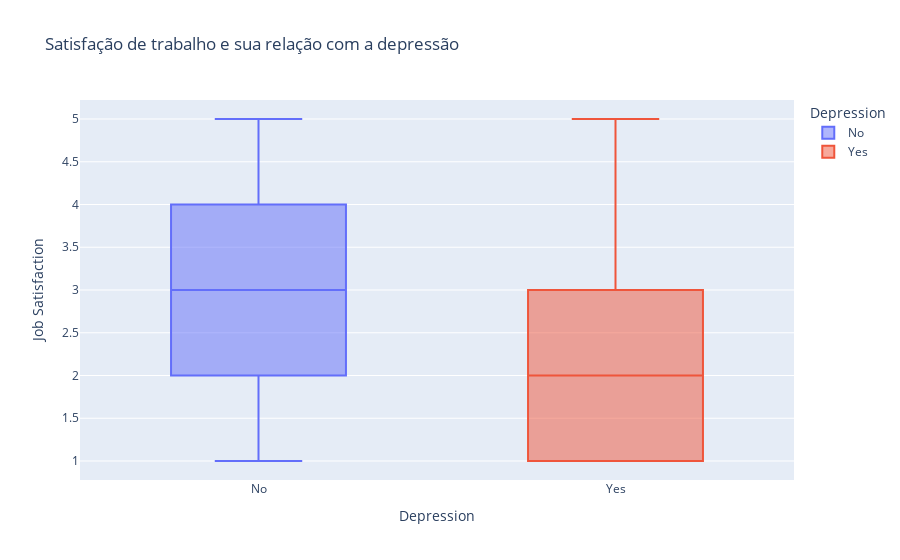

The notebook cell saved with this chart:
### Code cell
px.box(df, x="Depression", y="Job Satisfaction", color="Depression", title="Satisfação de trabalho e sua relação com a depressão")

### Figure 1 — Plotly figure (JSON) as saved in the notebook; plotly's stock layout.template omitted (floating-point values rounded to 4 significant figures; data arrays with more than 128 entries replaced by an {"elided": "..."} marker saying what was removed)
{"data": [{"alignmentgroup": "True", "hovertemplate": "Depression=%{x}<br>Job Satisfaction=%{y}<extra></extra>", "legendgroup": "No", "marker": {"color": "#636efa"}, "name": "No", "notched": false, "offsetgroup": "No", "orientation": "v", "showlegend": true, "type": "box", "x": {"elided": "2101 str values"}, "x0": " ", "xaxis": "x", "y": {"elided": "2101 int values"}, "y0": " ", "yaxis": "y"}, {"alignmentgroup": "True", "hovertemplate": "Depression=%{x}<br>Job Satisfaction=%{y}<extra></extra>", "legendgroup": "Yes", "marker": {"color": "#EF553B"}, "name": "Yes", "notched": false, "offsetgroup": "Yes", "orientation": "v", "showlegend": true, "type": "box", "x": {"elided": "455 str values"}, "x0": " ", "xaxis": "x", "y": {"elided": "455 int values"}, "y0": " ", "yaxis": "y"}], "layout": {"boxmode": "overlay", "legend": {"title": {"text": "Depression"}, "tracegroupgap": 0}, "title": {"text": "Satisfação de trabalho e sua relação com a depressão"}, "xaxis": {"anchor": "y", "categoryarray": ["No", "Yes"], "categoryorder": "array", "domain": [0, 1], "title": {"text": "Depression"}}, "yaxis": {"anchor": "x", "domain": [0, 1], "title": {"text": "Job Satisfaction"}}}}
